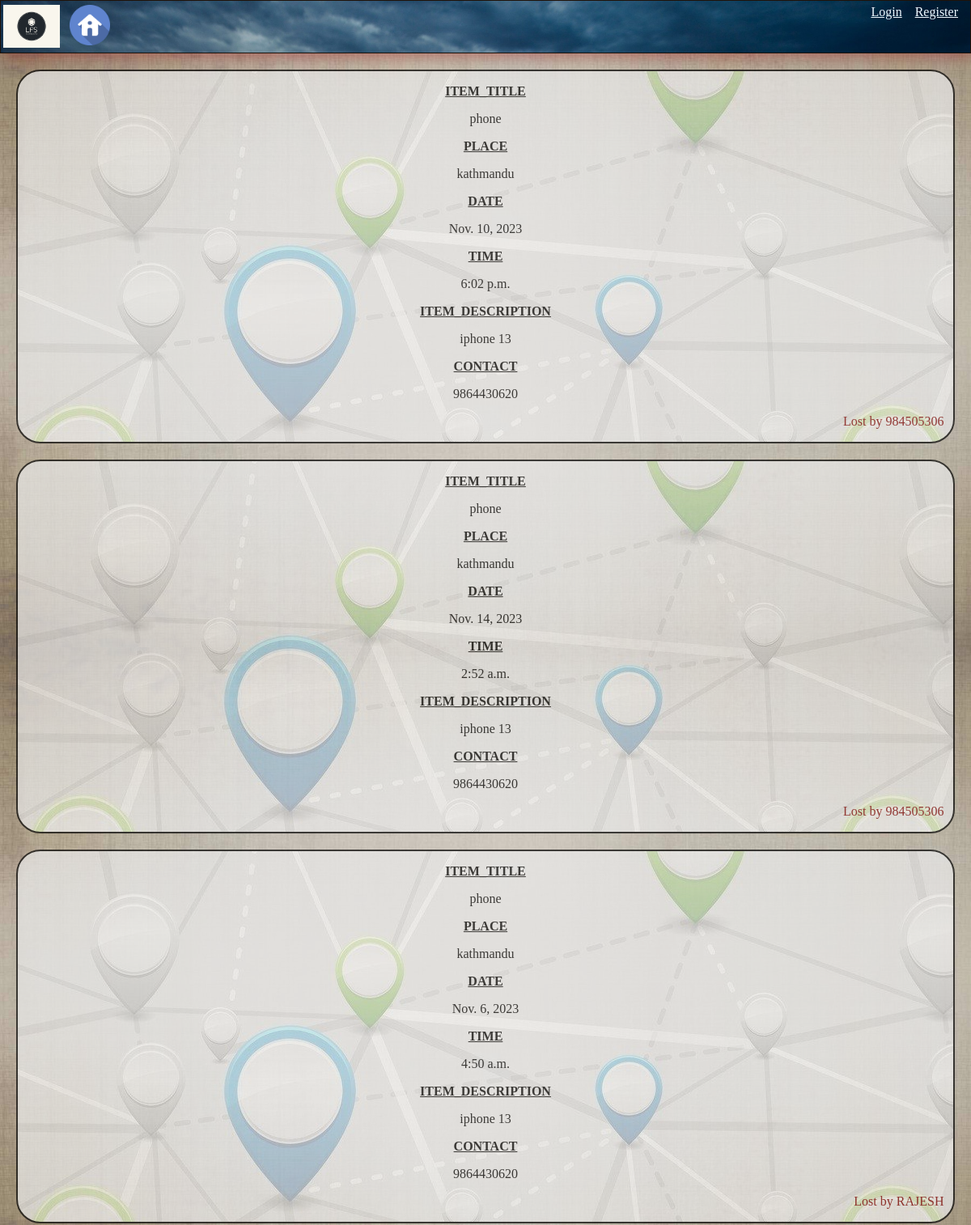
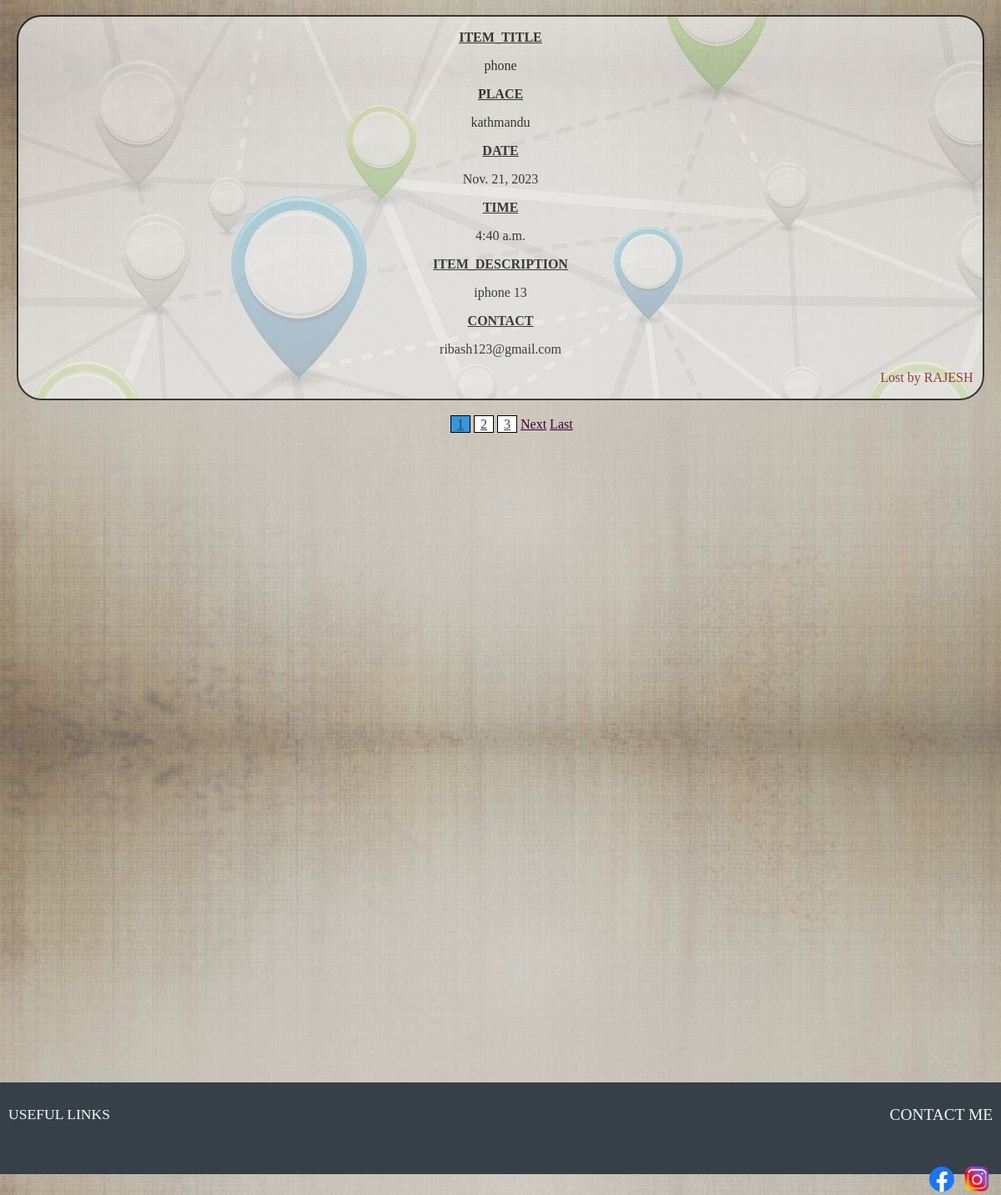
The page /lostlist/ on the database its author committed (2 pictures, top to bottom).
### lost/models.py (models this page shows, shortened)
class itemlost(models.Model):
    product_title = models.CharField(max_length=100)
    place = models.TextField(default='Lost this item near ..')
    date = models.DateField()
    time=models.TimeField()
    description = models.TextField()
    contactme = models.CharField(max_length=150,default='email')
    username=models.CharField(max_length=100,blank=True,default='NULL')

### lost/views.py (the view)
# urls.py: path('lostlist/',lost_view,name='lost_list'),
def lost_view(request,*args,**kwargs):
    obj=itemlost.objects.all()
    obj1=list(reversed(obj))
    paginator=Paginator(obj1, 4)
    page=request.GET.get('page') # ?page=number
    objpic=Profile.objects.all()
    context={
        'object':paginator.get_page(page),
        'objectpic':objpic
        }
    return render(request,"lostlist.html",context)

### templates/lostlist.html (shortened to what this page needs)
{%include 'base.html'%}
{%include 'header.html'%}
<div style="padding-bottom: 780px;">
    {%for data in object%}
        <div class="list common">
            <p><u><b>ITEM_TITLE</b></u></p>
            <p> {{data.product_title}}</p>
            <p><u><b>PLACE</b></u></p>
            <p>{{data.place}}</p>
            <p><u><b>DATE</b></u></p>
            <p>{{data.date}}</p>
            <p><u><b>TIME</b></u></p>
            <p>{{data.time}}</p>
            <p><u><b>ITEM_DESCRIPTION</b></u></p>
            <p>{{data.description}}</p>
            <p><u><b>CONTACT</b></u></p>
            <p>{{data.contactme}}</p>
            {%if data.username != ''%}
            <p style="text-align: right; padding-right: 1%; color: rgb(129, 4, 4); ">Lost by {{data.username}}</p>
            {%else%}
            <p style="text-align: right; padding-right: 1%; color: rgb(129, 4, 4);">Lost by #Anonymous</p>
            {%endif%}
        </div>
    {%endfor%}
    {% for num in object.paginator.page_range %}
        {% if object.number == num %}
            {% if not object.has_previous %}
                <a class="current" href="?page={{ num }}" style="margin-left: 45%;">{{ num }}</a>
            {% else %}
                <a class="current" href="?page={{ num }}">{{ num }}</a>
            {% endif %}
        {% elif num > object.number|add:'-3' and num < object.number|add:'3' %}
            <a href="?page={{ num }}" class="pagenums">{{ num }}</a>
        {% endif %}
    {% endfor %}
    {% if object.has_next %}
        <a href="?page={{ object.next_page_number }}" class="pagenumslinks">Next</a>
        <a href="?page={{ object.paginator.num_pages }}" class="pagenumslinks">Last</a>
    {% endif %}
</div>
{% include 'footer.html' %}

### templates/base.html (shortened to what this page needs)
<!DOCTYPE html>
{% load static %}
<html>
    <head>
        <link rel="stylesheet" type="text/css" href="{% static 'css/style.css' %}" />
    </head>
    <body>
    </body>
</html>

### templates/header.html
{% load static %}
<header><div class="border">
    <img src="{% static '/css/images/logo.png' %}" alt="logo" class="icon" width=70px align="left" ></a>
    <a href="/">
        <img src="{%static '/css/images/home.png'%}" alt="home-icon" class="icon" width="50px" align="left" style="margin-left:1%;padding-bottom: 0%;"></a>
    <div align="right">
        {% if user.is_authenticated %}
            <a href="/profile/" style="margin-bottom: 0%;"><img src="{{ user.profile.image.url }}" alt="profile" width="40px" class="icon" style="border: 1px solid white;border-radius: 20px;background-color: aliceblue;"></a>&nbsp;&nbsp;
            <a href="/logout/" class="links" style="color: aliceblue;">Logout</a> &nbsp;&nbsp;
        {% else %}
            <a href="/login/" class="links" style="color: aliceblue;">Login</a> &nbsp;&nbsp;
            <a href="/register/" class="links" style="color: aliceblue;">Register</a> &nbsp;&nbsp;
            <br><br><br>
        {% endif %}
    </div>
    </div>
</header>

### templates/footer.html (shortened to what this page needs)
{% load static %}
<footer>
<p class="headings">USEFUL LINKS <span class="headings"> CONTACT ME</span></p>
<p><a href="../" class="links" id="foot">Home</a>
</p>
    <span class="icon">
    <a href="https://www.facebook.com/profile.php?id=100022303233548" target="_blank"><img src="{% static '/css/images/facebook.svg' %}" alt="Facebook" width="30px" class="icons"></a> &nbsp;
    <a href="https://www.instagram.com/sportsmania.official/" target="_blank"><img src="{% static '/css/images/instagram.png' %}" alt="Instagram" width="30px" class="icons"></a>&nbsp;
    </span>
</footer>

### static/css/style.css (style rules this page uses)
body { margin:0px; padding:0px; background-color: whitesmoke ; background-size:100%; background-image: url("images/background_header.jpg"); }
header { background-image: url("images/header.jpg"); border:1px solid #1f1209; padding:5px 3px 5px 3px; background-size: 100%; }
footer { padding:10px; background-size: 100%; background-color: #374048; clear: both; position: relative; }
.common { margin: 20px; text-align: center; font-family: serif; color: black; border: 2px solid black; opacity: 0.7; transition: box-shadow 0.4s; background-image: url("images/background2.jpg"); border-radius: 30px; cursor: pointer; }
a:link { color:#374049 ; }
.headings { color: aliceblue; font-size: 110%; }
span { float: right; }
.pagenums { border: 1px solid black; text-align: center; padding: 1px 7px; background-color: white; }
.current { border: 1px solid black; text-align: center; padding: 1px 7px; background-color: #3498db; }
a.pagenumslinks { color: #3a013a; }

### rows shown on the page
itemlost: product_title "phone", place "kathmandu", date "Nov. 10, 2023", time "6:02 p.m.", description "iphone 13", contactme "9864430620", username "984505306"
itemlost: product_title "phone", place "kathmandu", date "Nov. 14, 2023", time "2:52 a.m.", description "iphone 13", contactme "9864430620", username "984505306"
itemlost: product_title "phone", place "kathmandu", date "Nov. 6, 2023", time "4:50 a.m.", description "iphone 13", contactme "9864430620", username "RAJESH"
itemlost: product_title "phone", place "kathmandu", date "Nov. 21, 2023", time "4:40 a.m.", description "iphone 13", contactme "ribash123@gmail.com", username "RAJESH"

### other values the page prints
{{ num }} "1"
{{ num }} "2" "3"
